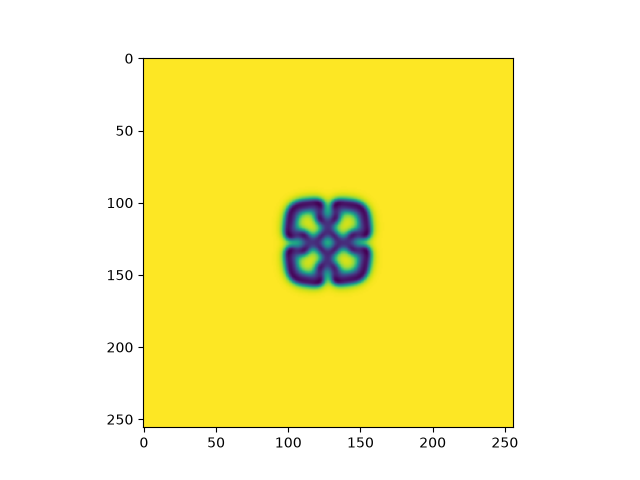

Here is the Python script that generated this plot:
import numpy as np
import matplotlib.pyplot as plt
from colony_lib.dynamics import GrayScott2D

# Define the parameters for the Gray-Scott model
grid_size = 256
Du = 0.16
Dv = 0.08
F = 0.04
k = 0.06
dt = 1.0

# Initialize the Gray-Scott model
gray_scott = GrayScott2D(
    grid_size=grid_size,
    Du=Du,
    Dv=Dv,
    F=F,
    k=k,
    dt=dt
)

# Seed the center
gray_scott.seed_center()

# Run the simulation
for _ in range(1000):
    gray_scott.step()

# Visualize the final state
plt.imshow(gray_scott.u, cmap='viridis')
plt.savefig('gray_scott_simulation.png')
plt.close()
